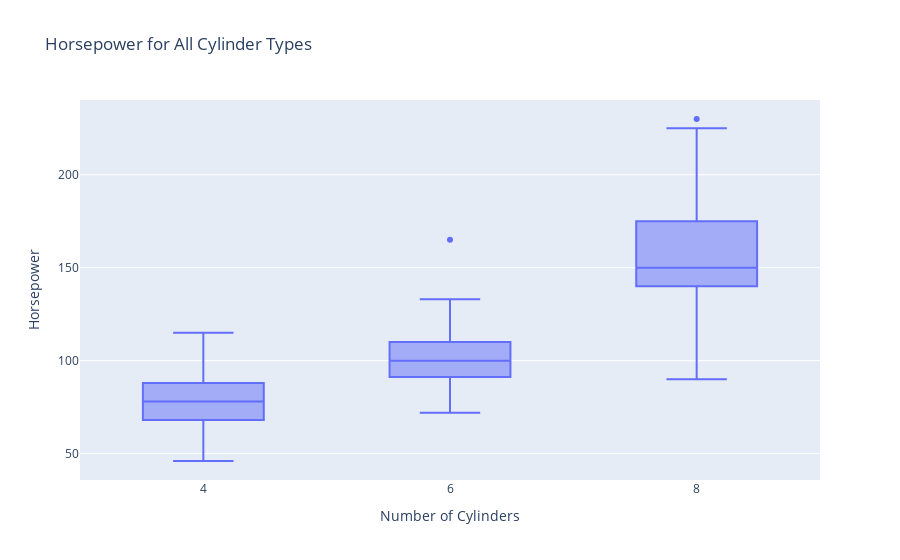

Notebook source saved alongside this figure:
### Markdown cell above
<br>
<details>
    <summary>Blockly Hints</summary>
    <ul>
        <li>Notation
            <ul>
                <li><code>A</code> &nbsp;:&nbsp; <code>B</code>&nbsp; means snap blocks A and B together.</li>
                <li><code>A</code> &nbsp;&lt;-&nbsp; <code>B</code>&nbsp; means insert block B into the hole in block A.</li>
            </ul>
        </li>
        <li>Blocks
            <ul>
                <li>freestyle
                    <ul>
                        <li>Unless specifically instructed, use the first block from the FREESTYLE menu.</li>
                    </ul>
                </li>
                <li><code>with .. do .. using ..</code>
                    <ul>
                        <li>The <code>with .. do .. using ..</code> block is found under VARIABLES.</li>
                        <li>You can use the <code>+ -</code> controls on the block to change the number of notches. Unless specifically instructed, the block should not have any empty notches when you click Blocks to Code. </li>
                        <li>If <code>do</code> dropdown says "!Not populated until you execute code", click anywhere in the notebook tab, then click try "Run All Above Selected Cell" from the "Run" menu.</li> 
                        <li>If <code>with .. do .. using ..</code> block does not want to snap together nicely with the <code>set .. to</code> block, try dragging the <code>set .. to</code> block instead.</li>
                    </ul>
                </li>
                </ul>
                </li>
                <li>variable<ul>
                    <li>After it is created, each variable has its own block at the end of the VARIABLES menu.</li>
                </ul>
                </li>
            </ul>
        </li>
    </ul>
</details>

### Code cell
#!response
px.box(df, x="cylinders", y="horsepower", title=title, labels=labels)

### Figure 1 — Plotly figure (JSON) as saved in the notebook; plotly's stock layout.template omitted (floating-point values rounded to 4 significant figures; data arrays with more than 128 entries replaced by an {"elided": "..."} marker saying what was removed)
{"data": [{"alignmentgroup": "True", "hovertemplate": "Number of Cylinders=%{x}<br>Horsepower=%{y}<extra></extra>", "legendgroup": "", "marker": {"color": "#636efa"}, "name": "", "notched": false, "offsetgroup": "", "orientation": "v", "showlegend": false, "type": "box", "x": {"elided": "385 int values"}, "x0": " ", "xaxis": "x", "y": {"elided": "385 int values"}, "y0": " ", "yaxis": "y"}], "layout": {"autosize": true, "boxmode": "group", "legend": {"tracegroupgap": 0}, "title": {"text": "Horsepower for All Cylinder Types"}, "xaxis": {"anchor": "y", "autorange": true, "domain": [0, 1], "range": [3, 9], "title": {"text": "Number of Cylinders"}, "type": "linear"}, "yaxis": {"anchor": "x", "autorange": true, "domain": [0, 1], "range": [35.78, 240.2], "title": {"text": "Horsepower"}, "type": "linear"}}}
